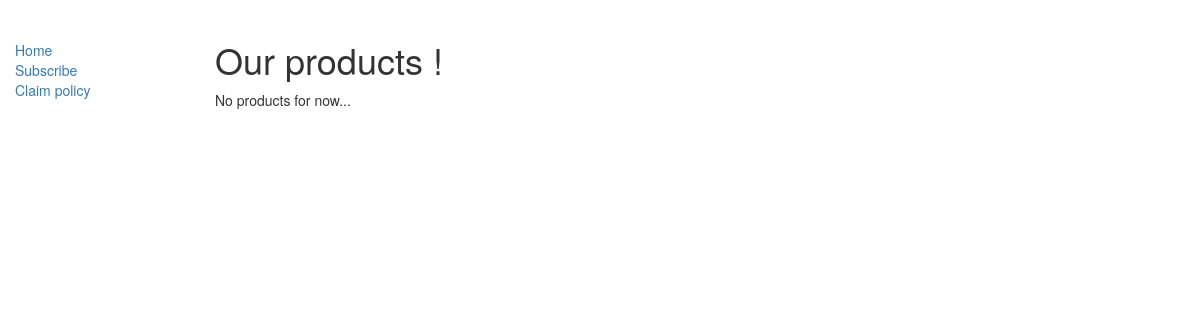
The page /poc/products/ on the database as committed earlier.
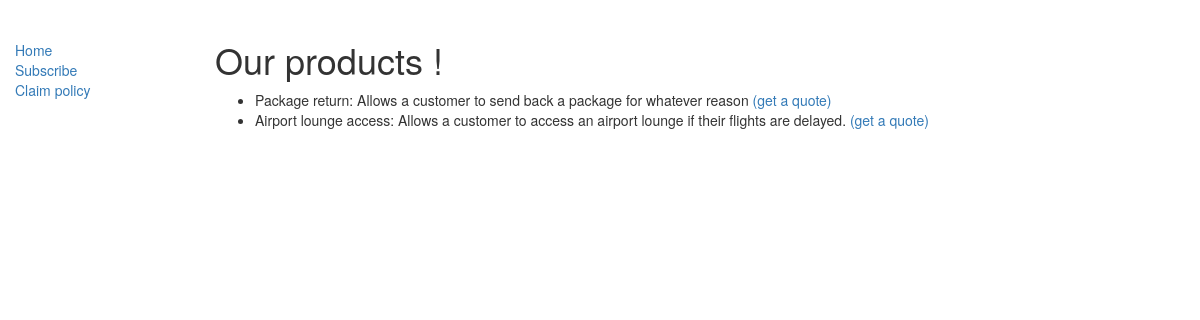
The same page on the database as committed later.
### pocsite/models.py (models this page shows, shortened)
class Product(models.Model):
    product_name = models.CharField(max_length=30)
    product_description = models.TextField(help_text="A simple description of the product")
    is_published = models.BooleanField(default=True, verbose_name="Publish in catalog", help_text="Allow this product to be subscribed")
    base_price = models.DecimalField(max_digits=6, decimal_places=2, help_text="Price of the product")
    base_payout = models.DecimalField(max_digits=8, decimal_places=2, help_text="The amount to reimburse the customer if insurance is activated")

### pocsite/views.py (the view)
class ProductListView(generic.ListView):
    model = Product
    def get_queryset(self):
        return Product.objects.filter(is_published=True)

### pocsite/templates/pocsite/product_list.html
{% extends "base_generic.html" %}
{% block content %}
    <h1>Our products !</h1>
    {% if product_list %}
    <ul>
      {% for product in product_list %}
      <li>
        {{ product.product_name }}: {{ product.product_description }} <a href="{% url 'get_quote' product.id %}">(get a quote)</a>
      </li>
      {% endfor %}
    </ul>
    {% else %}
      <p>No products for now...</p>
    {% endif %}
{% endblock %}

### pocsite/templates/base_generic.html (shortened to what this page needs)
﻿<!DOCTYPE html>
<html lang="en">
<head>
  <link rel="stylesheet" href="https://maxcdn.bootstrapcdn.com/bootstrap/3.3.7/css/bootstrap.min.css">
  {% load static %}
  <link rel="stylesheet" href="{% static 'css/styles.css' %}">
</head>
<body>
  <div class="container-fluid">
    <div class="row">
      <div class="col-sm-2">
      {% block sidebar %}
      <ul class="sidebar-nav">
          <li><a href="{% url 'index' %}">Home</a></li>
          <li><a href="{% url 'products' %}">Subscribe</a></li>
          <li><a href="">Claim policy</a></li>
      </ul>
     {% endblock %}
      </div>
      <div class="col-sm-10 ">
      {% block content %}{% endblock %}
      </div>
    </div>
  </div>
</body>
</html>

### pocsite/static/css/styles.css (style rules this page uses)
.sidebar-nav { margin-top: 20px; padding: 0; list-style: none; }

Rows that differ between the two databases and show on the page:
added Product: product_name "Package return", product_description "Allows a customer to send back a package for whatever reason"
added Product: product_name "Airport lounge access", product_description "Allows a customer to access an airport lounge if their flights are delayed."
Other text that changed with them:
text no longer shown: "No products for now..."
